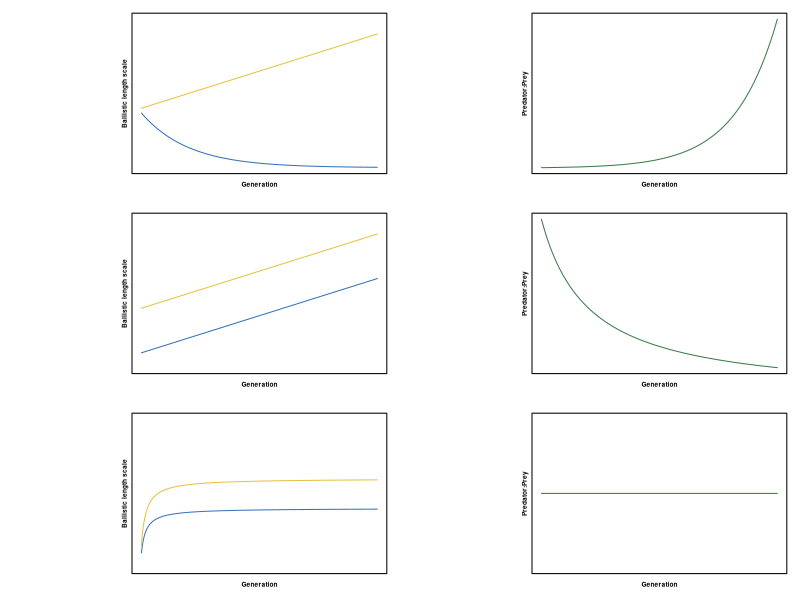

This chart was generated by the following R code:
x <- seq(1, 6, by = 0.001)

y_prey <- 1/exp(x)
y_pred <- (0.1*(x) + 0.3)
ratio <- y_pred/y_prey



png("Results/Encounter_Theory.png",
    width=6.86,
    height=4,
    units = "in",
    res = 600) 

par(mfrow=c(3,2), mgp=c(0.2,0.2,0), tcl=-0.4, mar=c(2,10,1,1), font = 1, font.axis = 2, font.lab = 2)
plot(x = x,
     y = y_prey,
     type = "l",
     yaxt='n',
     xaxt='n',
     col = "#3471bc",
     xlab = "Generation",
     ylab = "Ballistic length scale",
     ylim = c(0,1),
     cex.lab = 0.6)

lines(x = x,
     y = y_pred,
     type = "l",
     yaxt='n',
     xaxt='n',
     col = "#e6c141",
     xlab = "Generation",
     ylab = "Ballistic length scale",
     cex.lab = 0.6)


plot(x = x,
     y = ratio,
     type = "l",
     yaxt='n',
     xaxt='n',
     col = "#3c7a47",
     xlab = "Generation",
     ylab = "Predator:Prey",
     cex.lab = 0.6)


y_prey <- (0.1*(x))
y_pred <- 0.1*(x) + 0.3
ratio <- y_pred/y_prey



plot(x = x,
     y = y_prey,
     type = "l",
     yaxt='n',
     xaxt='n',
     col = "#3471bc",
     xlab = "Generation",
     ylab = "Ballistic length scale",
     ylim = c(0,1),
     cex.lab = 0.6)

lines(x = x,
      y = y_pred,
      type = "l",
      yaxt='n',
      xaxt='n',
      col = "#e6c141",
      xlab = "Generation",
      ylab = "Ballistic length scale",
      cex.lab = 0.6)

plot(x = x,
     y = ratio,
     type = "l",
     yaxt='n',
     xaxt='n',
     col = "#3c7a47",
     xlab = "Generation",
     ylab = "Predator:Prey",
     cex.lab = 0.6)




x <- seq(1, 200, by = 0.001)
y_prey <- (0.2 * x)/(3 + x) #rep(0.3, length(x))
y_pred <- (0.3 * x)/(3 + x) #rep(0.2, length(x))
ratio <- y_pred/y_prey



plot(x = x,
     y = y_prey,
     type = "l",
     yaxt='n',
     xaxt='n',
     col = "#3471bc",
     xlab = "Generation",
     ylab = "Ballistic length scale",
     ylim = c(0,0.5),
     cex.lab = 0.6)

lines(x = x,
      y = y_pred,
      type = "l",
      yaxt='n',
      xaxt='n',
      col = "#e6c141",
      xlab = "Generation",
      ylab = "Ballistic length scale",
      cex.lab = 0.6)

plot(x = x,
     y = ratio,
     type = "l",
     yaxt='n',
     xaxt='n',
     col = "#3c7a47",
     xlab = "Generation",
     ylab = "Predator:Prey",
     cex.lab = 0.6)

dev.off()